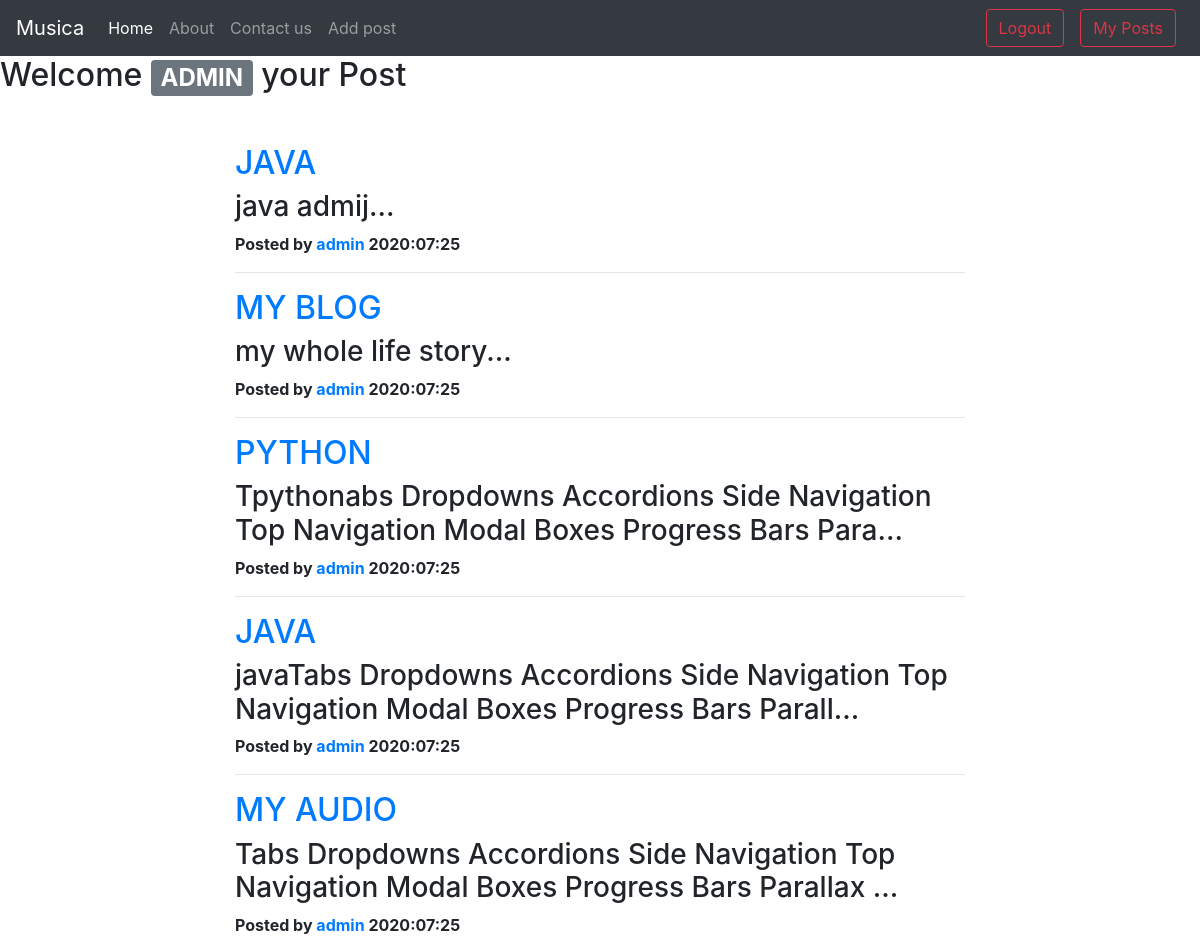
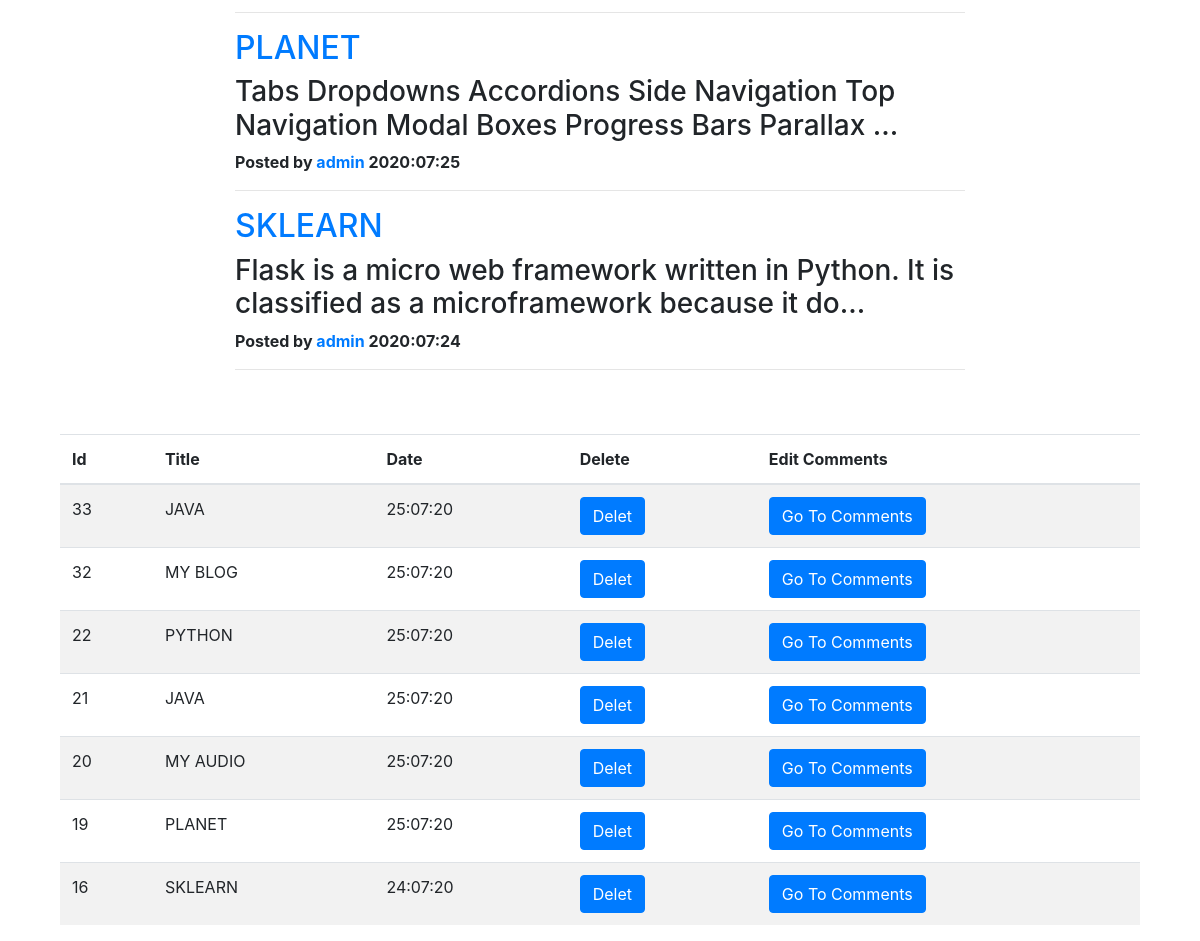
/mypost.php (signed in), run on the app's committed database (2 pictures, top to bottom).
### tables this page shows
CREATE TABLE `posts` (
  `sno` int(8) NOT NULL,
  `title` varchar(20) NOT NULL,
  `content` text NOT NULL,
  `postedby` text NOT NULL,
  `dt` datetime NOT NULL DEFAULT current_timestamp(),
  `USERNAME` text NOT NULL
);

### mypost.php (the view, shortened to what this page needs)
<!doctype html>
<html lang="en">
  <head>
    <link rel="stylesheet" href="https://maxcdn.bootstrapcdn.com/bootstrap/4.0.0/css/bootstrap.min.css">
  </head>
  <body>
  <?php include 'partials/header.php' ;
  ?>
      <?php include 'partials/db.php' ?>
    <?php
    $username= strtoupper($_SESSION['username']);
    ?>
    <h2>Welcome <span class="badge badge-secondary"><?php echo ''.$username .' '?></span> your Post</h2>
    <div class="container">
            <div class="row my-5">
            <div class="col-lg-8 col-md-10 mx-auto">
    <?php
if(isset($_GET['page'])){
  $page = $_GET['page'];
}
else{
  $page=1;
}
$num_per_page=8;
$start_from=($page-1)*$num_per_page;
    $name= $_SESSION['username'];
    $sql="select * from `posts` where username='$name' order by dt desc limit $start_from,$num_per_page ";
    $result=mysqli_query($conn,$sql);
    while($row=mysqli_fetch_assoc($result)){
      $title=strtoupper($row['title']);
        $id=$row['sno'];
        $content=$row['content'];
        $date=$row['dt'];
       $newDt= date('Y:m:d', strtotime($date));
        echo '
         <div class="post-preview">
        <a href="thread.php?id='.$id.'">
        <h2 class="post-title">
           '.$title.'
        </h2>
        </a>
        <h3 class="post-subtitle">
        '.substr($content,0,100).'...
        </h3>
        <strong><p class="post-meta">Posted by
        <a href="thread.php?id='.$id.'">'.$name.'</a>
        '.$newDt.'</p></strong>
        </div>
        <hr>';
    }
    ?>
</div>
</div>
<div class="container">
<table class="table table-striped">
    <thead>
      <tr>
        <th>Id</th>
        <th>Title</th>
        <th>Date</th>
        <th>Delete</th>
        <th>Edit Comments</th>
      </tr>
    </thead>
    <tbody>
<?php
    $sql="select * from `posts` where username='$name' order by dt desc ";
    $result=mysqli_query($conn,$sql);
    while ($row=mysqli_fetch_assoc($result)) {
        $title=strtoupper($row['title']);
        $id=$row['sno'];
        $date=$row['dt'];
        $newDt= date('d:m:y', strtotime($date));
        echo'
      <tr>
        <td>'.$id.'</td>
        <td>'.$title.'</td>
        <td>'.$newDt.'</td>
        <td><a href="delet.php?id='.$id.'"><button class="btn btn-primary">Delet</button></a></td>
        <td><a href="editComm.php?id='.$id.'"><button class="btn btn-primary">Go To Comments</button></a></td>
      </tr>';
    }
      ?>
    </tbody>
  </table>
</div>
  </body>
</html>

### data on the page
posts: title "JAVA", content "java admij", dt "2020:07:25", sno "33", dt "25:07:20"
posts: title "MY BLOG", content "my whole life story", dt "2020:07:25", sno "32", dt "25:07:20"
posts: title "PYTHON", content "Tpythonabs Dropdowns Accordions Side Navigation Top Navigation Modal Boxes Progress Bars Para", dt "2020:07:25", sno "22", dt "25:07:20"
posts: title "JAVA", content "javaTabs Dropdowns Accordions Side Navigation Top Navigation Modal Boxes Progress Bars Parall", dt "2020:07:25", sno "21", dt "25:07:20"
posts: title "MY AUDIO", content "Tabs Dropdowns Accordions Side Navigation Top Navigation Modal Boxes Progress Bars Parallax", dt "2020:07:25", sno "20", dt "25:07:20"
posts: title "PLANET", content "Tabs Dropdowns Accordions Side Navigation Top Navigation Modal Boxes Progress Bars Parallax", dt "2020:07:25", sno "19", dt "25:07:20"
posts: title "SKLEARN", content "Flask is a micro web framework written in Python. It is classified as a microframework because it do", dt "2020:07:24", sno "16", dt "24:07:20"

### other printed values
$username "ADMIN"
